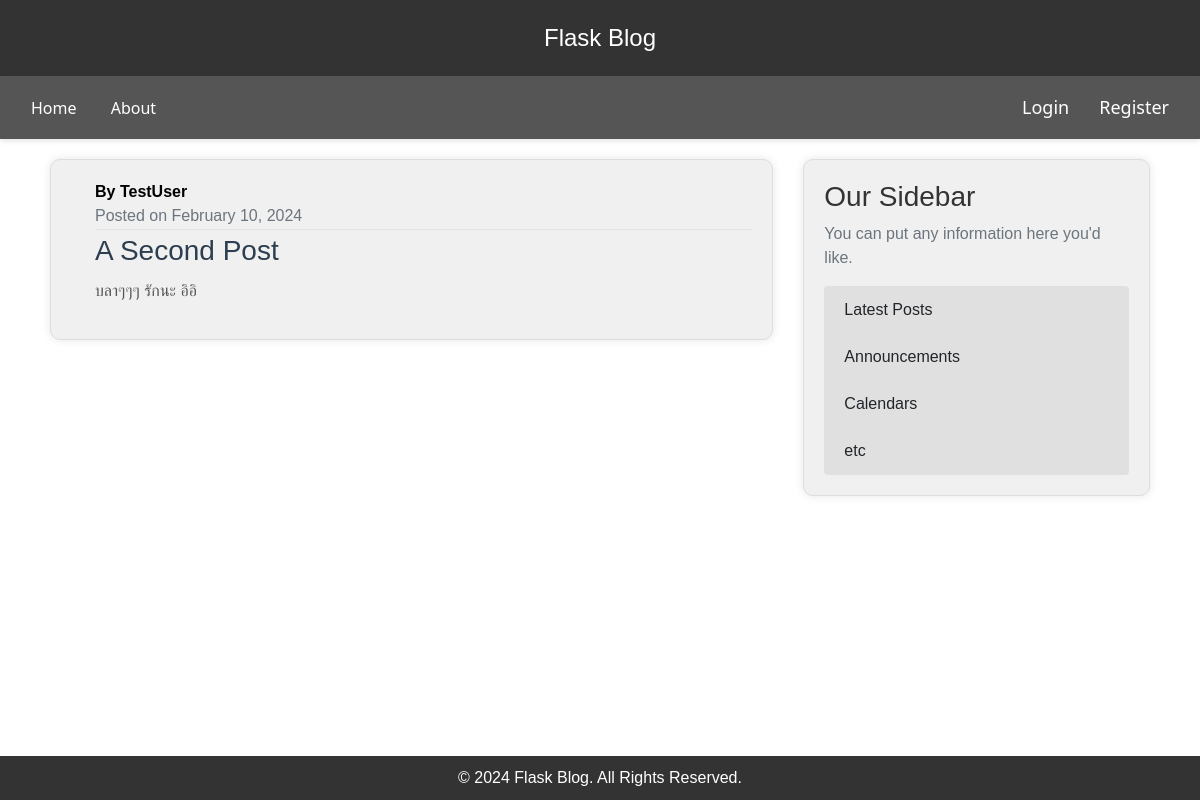
Screenshot of /post/2 with the database file from the repository.
### flaskblog/model.py (models this page shows, shortened)
class User(db.Model, UserMixin):
    id = db.Column(db.Integer, primary_key=True)
    username = db.Column(db.String(20), unique=True, nullable=False)
    email = db.Column(db.String(120), unique=True, nullable=False)
    image_file = db.Column(db.String(20), nullable=False, default='default.jpg')
    password = db.Column(db.String(60), nullable=False)
    posts = db.relationship('Post', backref='author', lazy=True)

class Post(db.Model):
    id = db.Column(db.Integer, primary_key=True)
    title = db.Column(db.String(100), nullable=False)
    date_posted = db.Column(db.DateTime, nullable=False, default=datetime.utcnow())
    content = db.Column(db.Text, nullable=False)
    user_id = db.Column(db.Integer, db.ForeignKey('user.id'), nullable=False)

### flaskblog/routes.py (the view)
@app.route("/post/<int:post_id>")
def post(post_id):
    post = Post.query.get_or_404(post_id)
    return render_template('post.html', title=post.title, post=post)

### flaskblog/templates/post.html (shortened to what this page needs)
{% extends "layout.html" %}
{% block content %}
    <article class="media content-section">
        <div class="media-body ml-4">
            <div class="article-metadata">
                <span class="mr-2">
                    <strong>By {{ post.author.username }}</strong><br>
                </span>
                <span class="text-muted">
                    Posted on {{ post.date_posted.strftime('%B %d, %Y') }}
                </span>
            </div>
            <h2 class="article-title">{{ post.title }}</h2>
            <p class="article-content">{{ post.content }}</p>
        </div>
    </article>
{% endblock content %}

### flaskblog/static/main.css (style rules this page uses)
body { background: #fafafa; color: #333333; margin-top: 5rem; }
h1, h2, h3, h4, h5, h6 { color: #444444; }
.content-section { background: #ffffff; padding: 10px 20px; border: 1px solid #dddddd; border-radius: 3px; margin-bottom: 20px; }
.article-title { color: #444444; }
.article-content { white-space: pre-line; }
.article-metadata { padding-bottom: 1px; margin-bottom: 4px; border-bottom: 1px solid #e3e3e3 }
body { display: flex; flex-direction: column; min-height: 100vh; }
.article-title { font-size: 28px; color: #2c3e50; margin-bottom: 10px; }
.article-content { color: #555; line-height: 1.6; }
body { background-color: #fff; margin: 0; }

### flaskblog/templates/layout.html (style rules this page uses)
body { font-family: 'Arial', sans-serif; background-color: #ffffff; color: #000000; margin: 0; padding: 0; }
.content-section { background-color: #f0f0f0; padding: 20px; margin-bottom: 20px; border-radius: 10px; box-shadow: 0 0 10px rgba(0, 0, 0, 0.1); transition: transform 0.3s ease; }
body { display: flex; flex-direction: column; min-height: 100vh; }

### rows the page displays
User: author.username "TestUser"
Post: date_posted "February 10, 2024", title "A Second Post", content "บลาๆๆๆ รักนะ อิอิ"
